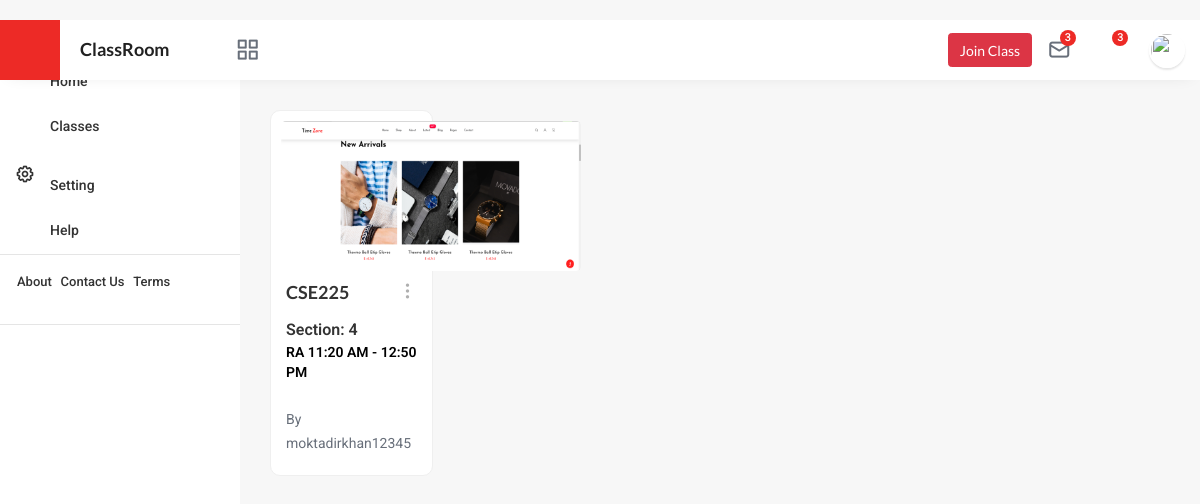
The app's page / (signed in) with its own data.
### classes/models.py (models this page shows, shortened)
class student_classroom(models.Model):
    student = models.ForeignKey(Student,on_delete=models.SET_NULL,null=True)
    classroom = models.ForeignKey(Classroom,on_delete=models.CASCADE)

class Classroom (models.Model):
    faculty=models.ForeignKey(User,on_delete=models.CASCADE,default=None)
    class_codes=models.UUIDField(
         primary_key = True,
         default = uuid.uuid4,
         editable = False)
    class_pics=models.ImageField(null=True, blank=True)
    course_title=models.CharField(max_length=20)
    course_subtitle=models.CharField(max_length=20,null=True)
    course_description=models.CharField(max_length=500,null=True)
    course_section = models.CharField(max_length=3,null=True)
    class_code = models.CharField(max_length=6, null=True, blank=True, unique=True)
    class_time = models.ForeignKey(ClassTime,null=True,on_delete= models.SET_NULL)

class ClassTime (models.Model):
    name = models.CharField(max_length=100, unique=True)
    def __str__(self):
        return self.name

### accounts/decorators.py (the view)
	def wrapper_function(request, *args, **kwargs):
		group = None
		if request.user.groups.exists():
			group = request.user.groups.all()[0].name
		if group == 'Faculty':
			return redirect('facultyDashboard')
		if group == 'Student':
			return view_func(request, *args, **kwargs)

### accounts/views.py (called while the page is built)
@login_required(login_url='loginPage')
@student_only
def homePage(request):
    classroom = student_classroom.objects.all()
    context = {'classroom':classroom}
    return render (request,'index.html',context)

### accounts/templates/index.html (shortened to what this page needs)
﻿{% extends 'student_base.html' %}
{% load static %}
{% load crispy_forms_tags %}
{% block content %}
<div class="wrapper">
    <div class="sa4d25">
        <div class="container-fluid">
            <div class="row">
                <div class="col-md-12">
                    <div class="_14d25">
                        <div class="row">
                            {% for class in classroom %}
                            {% if class.student.user == request.user %}
                            <div class="col-xl-3 col-lg-4 col-md-6">
                                <div class="item">
                                    <div class="mb-20 fcrse_1">
                                        <a href="#" class="fcrse_img" >
                                            <img src="{{class.classroom.class_pics.url}}" style="width: 300px; height: 150px; margin-left: auto; margin-right: auto;" alt="">
                                        </a>
                                        <div class="fcrse_content">
                                            <div class="eps_dots more_dropdown">
                                                <a href="#"><i class='uil uil-ellipsis-v'></i></a>
                                            </div>
                                            <a href="{% url 'course_detail' class.classroom.class_codes %}" class="crse14s"><h3>{{class.classroom.course_title}}</h3> Section: {{class.classroom.course_section}}<br><p style="color: black;">{{class.classroom.class_time}}</p></a>
                                            <div class="auth1lnkprce">
                                                <p class="cr1fot">By {{class.classroom.faculty}} </p>
                                            </div>
                                        </div>
                                    </div>
                                </div>
                            </div>
                            {% endif %}
                            {% endfor %}
                        </div>
                    </div>
                </div>
            </div>
        </div>
    </div>
</div>
{% endblock %}

### static/css/responsive.css (style rules this page uses)
@media (min-width:1200px) { .container-fluid { padding-right: 30px !important; padding-left: 30px !important } }

### static/css/moktadir_khan.css (style rules this page uses)
.item { margin-right: 40px;; }

### records on screen
student_classroom: classroom.class_pics (picture), classroom.course_title "CSE225", classroom.course_section "4", classroom.class_time "RA 11:20 AM - 12:50 PM", classroom.faculty "moktadirkhan12345"
